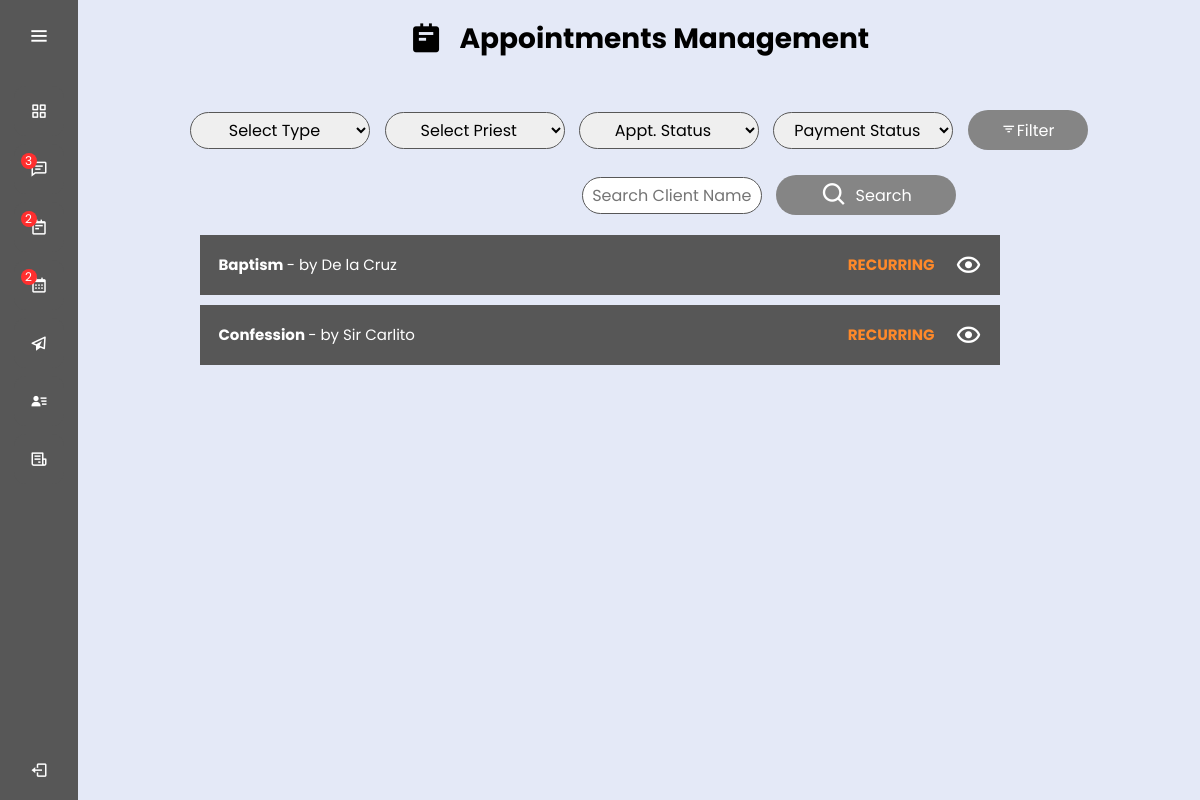
The page /dashboard.php?page=appointments (signed in) on the database its author committed.
### tables this page shows
CREATE TABLE `tbl_appointments` (
  `appt_id` int(3) UNSIGNED NOT NULL,
  `appt_type` varchar(50) NOT NULL,
  `appt_priest` varchar(50) NOT NULL,
  `appt_client` varchar(50) NOT NULL,
  `contact_no` varchar(11) NOT NULL,
  `client_email` varchar(50) NOT NULL,
  `startDate` date NOT NULL,
  `startTime` time NOT NULL,
  `endDate` date NOT NULL,
  `endTime` time NOT NULL,
  `appt_note` varchar(1000) NOT NULL,
  `appt_status` varchar(30) NOT NULL,
  `pay_status` varchar(30) NOT NULL
);

### class.appointments.php (called while the page is built, shortened)
<?php
class Appointments{
    public $db;
    public function __construct(){
		$this->db = new mysqli(DB_SERVER,DB_USERNAME,DB_PASSWORD,DB_DATABASE);
	}
	public function pending_appts(){
        $sql = "SELECT * FROM tbl_appointments WHERE appt_status = 'RECURRING'";
        $result=mysqli_query($this->db,$sql);
		while($row=mysqli_fetch_assoc($result)){
			$list[] = $row;
		}
		if(!empty($result)){
			return $result;
		}else{
			return;
		}
	}
}

### appointments.php (the view, shortened to what this page needs)
<?php
include 'class.appointments.php';
$appts = new Appointments();
?>
<!DOCTYPE html>
<html lang="en" dir="ltr">
<head>
    <link rel="stylesheet" href="css/appt_styles.css">
    <link href='https://unpkg.com/boxicons@2.0.7/css/boxicons.min.css' rel='stylesheet'>
</head>
<body>
    <div>
        <h1><i class='bx bxs-notepad h_icon'></i> Appointments Management</h1>
        <form id="filter" method="POST" action="dashboard.php?page=appointments">
            <select form="filter" name="appt_type" id="filter_type-dropdown">
                <option value="">Select Type</option>
            </select>
            <select form="filter" name="appt_priest" id="filter_priest-dropdown">
                <option value="">Select Priest</option>
            </select>
            <select form="filter" name="appt_status" id="filter_status-dropdown">
                <option value="">Appt. Status</option>
            </select>
            <select form="filter" name="pay_status" id="filter_pay-dropdown">
                <option value="">Payment Status</option>
            </select>
            <button type="submit" name="submit" value="Filter" id="filterBTN"><i class='bx bx-filter'></i>Filter</button>
        </form>
        <form method="POST" action="dashboard.php?page=appointments">
            <input class="search_box" type="text" name="client_name" autocomplete="off" placeholder="Search Client Name">
            <button type="submit" name="search" value="Search" id="searchBTN"><i class='bx bx-search search-icn'></i>Search</button>
        </form>
        <div class="listing">
            <?php
            if (isset($_POST['submit'])) {
                $appt_type =  $_POST['appt_type'];
                $appt_status =  $_POST['appt_status'];
                $appt_priest =  $_POST['appt_priest'];
                $appt_pay =  $_POST['pay_status'];
                $view_appts =  $appts->filter($appt_type, $appt_status, $appt_priest, $appt_pay);
            }else if(isset($_POST['search'])){
                $client = $_POST['client_name'];
                $view_appts = $appts->search_client($client);
            }else {
                $view_appts = $appts->pending_appts();
            }
            foreach ($view_appts as $item) {
            ?>
                <div class="container">
                    <a href="dashboard.php?page=view_appt&id=<?php echo $item['appt_id']; ?>">
                        <button type="button" class="list_item" data-content="<?php if (isset($item['appt_id'])) {} else {echo "null";} ?>">
                            <b>
                                <?php if (isset($item['appt_type'])) {
                                    echo $item['appt_type'];
                                } else {
                                    echo "Appointment not found.";
                                } ?>
                            </b>
                            <?php if (isset($item['appt_client'])) {
                                echo " - by " . ' ' . $item['appt_client'];
                            } else {
                            } ?>
                            <i class='bx bx-show view-icon'></i>
                            <b class="status" data-content="<?php if (isset($item['appt_status'])) {echo $item['appt_status'];} else {echo "EMPTY";} ?>">
                                <?php if (isset($item['appt_status'])) {
                                    echo $item['appt_status'];
                                } else {
                                    echo "EMPTY";
                                } ?>
                            </b>
                        </button>
                    </a>
                </div>
            <?php
            }
            ?>
        </div>
    </div>
</body>
</html>

### css/dashboard_styles.css (style rules this page uses)
* { margin: 0; padding: 0; box-sizing: border-box; font-family: "Poppins", sans-serif; }

### css/appt_styles.css (style rules this page uses)
body { text-align: center; }
.h_icon { font-size: 26pt; vertical-align: -5px; margin-right: 10px; }
h1 { font-size: 21pt; margin-bottom: 50px; }
.container { width: 800px; margin: 10px; }
.list_item { width: 100%; height: 60px; background: #575757; color: #ffffff; cursor: pointer; padding: 18px; border: none; text-align: left; outline: none; font-size: 15px; transition: all 0.5s ease; }
.status { float: right; color: #ff8929; margin-left: 5px; }
.view-icon { float: right; margin-top: -2px; margin-left: 20px; font-size: 21pt; }
option { padding: 5px; }
#filter_type-dropdown { margin-right: 10px; font-size: 12pt; text-align: center; border: 1px solid #575757; border-radius: 30px; width: 180px; padding: 5px; }
#filter_priest-dropdown { margin-right: 10px; font-size: 12pt; text-align: center; border: 1px solid #575757; border-radius: 30px; width: 180px; padding: 5px; }
#filter_status-dropdown { margin-right: 10px; font-size: 12pt; text-align: center; border: 1px solid #575757; border-radius: 30px; width: 180px; padding: 5px; }
#filter_pay-dropdown { margin-right: 10px; font-size: 12pt; text-align: center; border: 1px solid #575757; border-radius: 30px; width: 180px; padding: 5px; }
#filterBTN { font-size: 12pt; width: 120px; height: 40px; border-radius: 30px; background-color: #858585; color: #ffffff; border: none; text-decoration: none; transition: all 0.5s ease; }
.search_box { margin-top: 10px; margin-left: 260px; font-size: 12pt; text-align: center; border: 1px solid #575757; border-radius: 30px; width: 180px; padding: 5px; }
#searchBTN { font-size: 12pt; width: 180px; height: 40px; border-radius: 30px; background-color: #858585; color: #ffffff; border: none; text-decoration: none; margin-top: 25px; margin-left: 10px; margin-bottom: 10px; transition: all 0.5s ease; }
.search-icn { font-size: 21pt; margin-right: 7px; vertical-align: -6px; }

### rows shown on the page
tbl_appointments: appt_type "Baptism", appt_client "De la Cruz", appt_status "RECURRING"
tbl_appointments: appt_type "Confession", appt_client "Sir Carlito", appt_status "RECURRING"

### other values the page prints
$req_c = $home->c_requests() "3"
$appt_c = $home->c_appts() "2"
$sched_c = $home->c_schedules() "2"
